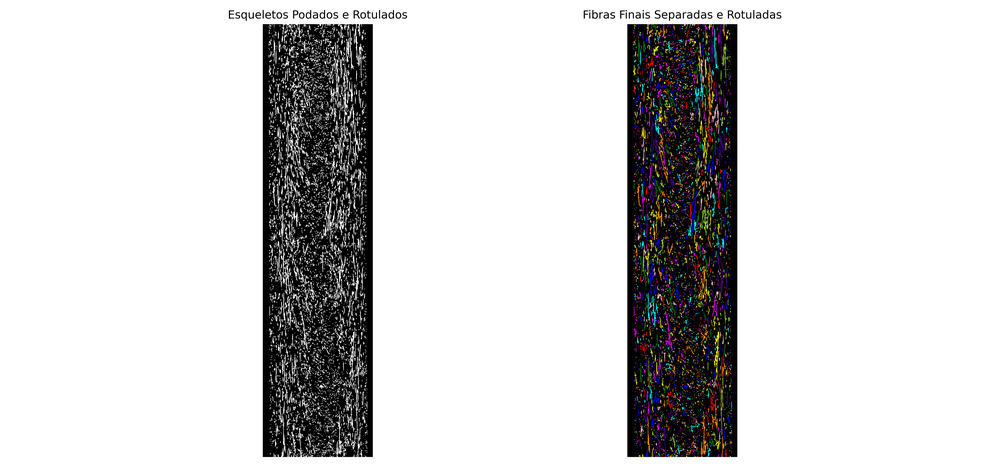
#> input picture img_res/fred.png, 1000 x 467 px, shrunk from 7500 x 3500 before the run
$ python -i segmentation.py   (imports and definitions only)
#> lines starting #> are read from the running program, lines starting #| are printed output that depends on the picture; after the words box and inside, x2 and y2 are one past the last pixel; in counts of white or black regions, pixels touching at a corner belong together
"""
2D fiber segmentation: per-slice skeletonization, orientation-based junction
pruning and marker-based watershed labelling.

Implementation ported from the notebook ``notebooks/fiber_seg_2D.ipynb``.
The orientation-pruning logic preserves the most colinear pair of branches at
every skeleton junction and disconnects the remaining ones.
"""

from itertools import combinations

import numpy as np
from scipy.ndimage import distance_transform_edt
from skan import Skeleton, summarize
from skimage.measure import label
from skimage.morphology import remove_small_objects, skeletonize
from skimage.segmentation import watershed


# [4 lines left out: function _branch_angle, not called in this run]


def _filter_short_branches(skeleton_img, min_branch_length=10):
    """
    Removes JP--EP and EP--EP branches shorter than *min_branch_length* pixels
    before orientation pruning. JP--JP branches are never removed: a short
    junction-to-junction segment may be a genuine fiber section where two
    junction pixels happen to lie in close proximity, and deleting it would
    introduce spurious breaks in the skeleton topology.

    Args:
        skeleton_img (np.ndarray): 2D binary skeleton image.
        min_branch_length (int): Branches of type JP--EP or EP--EP with fewer
            than this many pixels are removed. Default is 10.

    Returns:
        np.ndarray: Filtered 2D skeleton image.
    """
    skeleton_obj = Skeleton(skeleton_img)
    summary = summarize(skeleton_obj, separator="-")

    if summary.shape[0] == 0:
        return np.copy(skeleton_img)

    filtered = np.copy(skeleton_img)

    for idx, branch in summary.iterrows():
        branch_type = int(branch["branch-type"])
        # branch-type: 0=EP-EP, 1=JP-EP, 2=JP-JP, 3=cycle
        if branch_type == 2:  # JP-JP: never filter
            continue

        path_coords = skeleton_obj.path_coordinates(int(idx))
        if len(path_coords) >= min_branch_length:
            continue

        if branch_type == 0:  # EP-EP: zero every pixel
            for coord in path_coords:
                filtered[int(coord[0]), int(coord[1])] = 0
        else:  # JP-EP (type 1): zero all pixels except the junction end
            src_id = int(branch["node-id-src"])
            src_is_junction = skeleton_obj.degrees[src_id] >= 3
            if src_is_junction:
                # path[0] is the junction pixel — preserve it
                for coord in path_coords[1:]:
                    filtered[int(coord[0]), int(coord[1])] = 0
            else:
                # path[-1] is the junction pixel — preserve it
                for coord in path_coords[:-1]:
                    filtered[int(coord[0]), int(coord[1])] = 0

    return filtered


# [117 lines left out: functions prune_skeleton_by_orientation, label_fibers_watershed_2d, not called in this run]


def segment_fibers_2d(
    binary_img,
    max_angle_deviation=45,
    remove_small_skeletons=True,
    min_skeleton_size=20,
    min_branch_length=10,
    local_analysis=True,
    local_range=12,
):
    """
    Full 2D segmentation pipeline for a single slice.

    Steps:
        1. Skeletonize the binary mask.
        2. Remove short JP--EP and EP--EP branches (artefacts).
        3. Prune skeleton junctions using orientation continuity.
        4. Label the disconnected skeleton components.
        5. Optionally drop tiny skeleton fragments.
        6. Expand the labels back to the full fiber area with watershed.

    Args:
        binary_img (np.ndarray): 2D binary mask of the fibers.
        max_angle_deviation (float): Pruning threshold (see
            ``prune_skeleton_by_orientation``).
        remove_small_skeletons (bool): Drop skeleton components below
            ``min_skeleton_size`` after pruning.
        min_skeleton_size (int): Minimum skeleton size in pixels.
        min_branch_length (int): JP--EP and EP--EP branches shorter than this
            are removed before orientation pruning. JP--JP branches are never
            removed. Default is 10.
        local_analysis (bool): Use local direction at the junction.
        local_range (int): Pixel offset for the local direction estimate.

    Returns:
        tuple: (labeled_fibers, labeled_skeleton)
    """
    skeleton = skeletonize(binary_img)
    skeleton = _filter_short_branches(skeleton, min_branch_length=min_branch_length)
    pruned = prune_skeleton_by_orientation(
        skeleton,
        max_angle_deviation=max_angle_deviation,
        local_analysis=local_analysis,
        local_range=local_range,
    )

    labeled_skeleton = label(pruned, connectivity=2)
    if remove_small_skeletons and min_skeleton_size > 1:
        labeled_skeleton = remove_small_objects(
            labeled_skeleton, max_size=min_skeleton_size - 1
        )

    labeled_fibers = label_fibers_watershed_2d(binary_img, labeled_skeleton)
    return labeled_fibers, labeled_skeleton


# [75 lines left out: function segment_volume_slicewise, not called in this run]

>>> import cv2
>>> picture = cv2.imread('../../img_res/fred.png', cv2.IMREAD_GRAYSCALE)
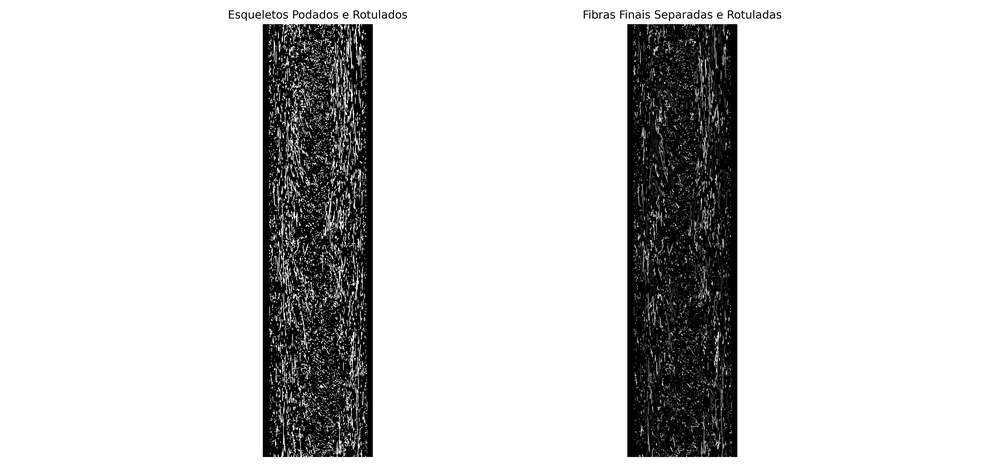
#> picture: shape (467, 1000); min 0, max 255, mean 210
>>> result = segment_fibers_2d(picture)
#> in segment_fibers_2d, `skeleton = skeletonize(binary_img)`:
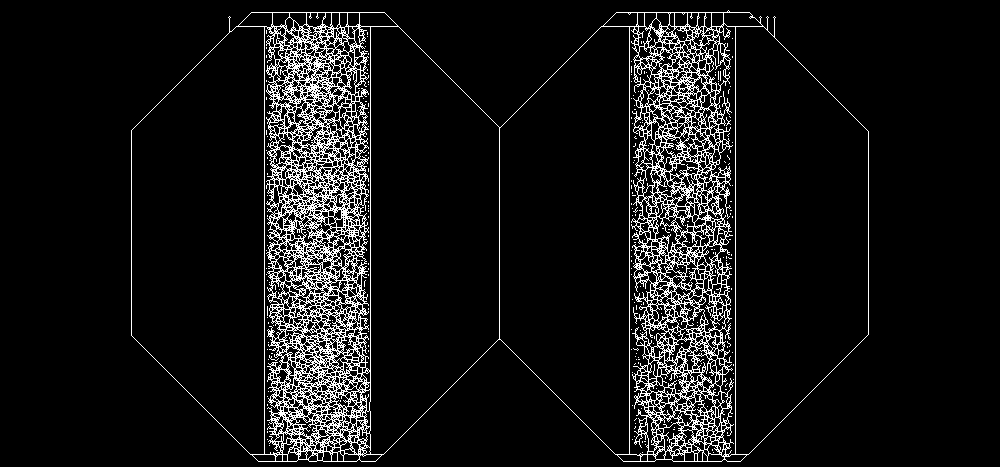
#> skeleton: shape (467, 1000) bool; 8.3% white in thin lines or dots, all inside (x1, y1, x2, y2) = (131, 10, 869, 462)
#> (the run stopped early here; a loop or call above may not have finished)
